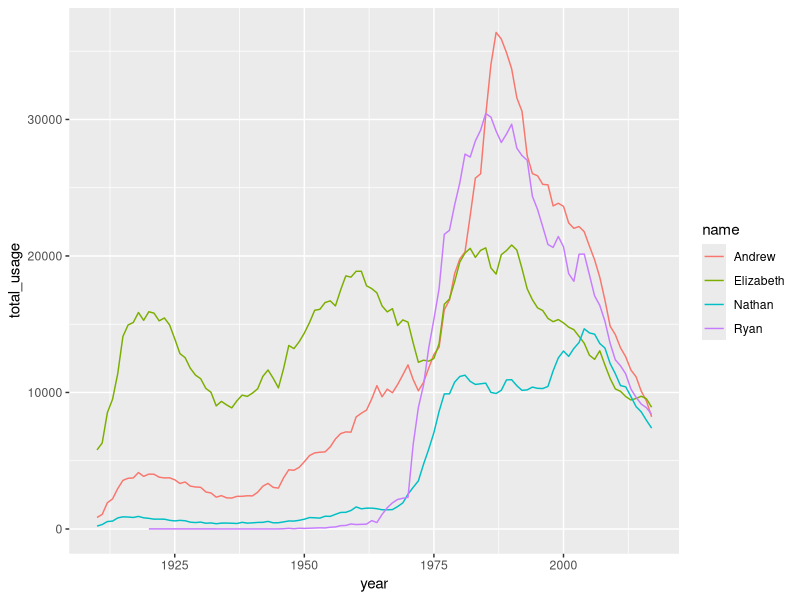
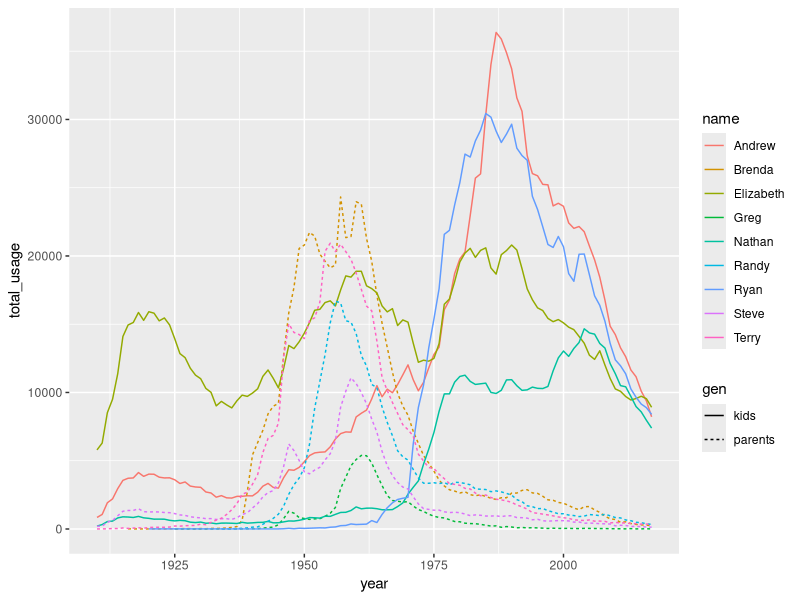

These figures' R source, in order:
# Example names viz
library(ggplot2)

kid_names.csv = read.csv("kid_names.csv")
ggplot(kid_names.csv, aes(x=year, y=total_usage, group=name, col=name)) + geom_line()

all_names = read.csv("all_names.csv")
all_names$gen='parents'
all_names$gen[all_names$name=='Andrew']='kids'
all_names$gen[all_names$name=='Nathan']='kids'
all_names$gen[all_names$name=='Ryan']='kids'
all_names$gen[all_names$name=='Elizabeth']='kids'
ggplot(all_names[all_names$name!='David',], aes(x=year, y=total_usage, group=name, col=name, linetype=gen)) + geom_line()
